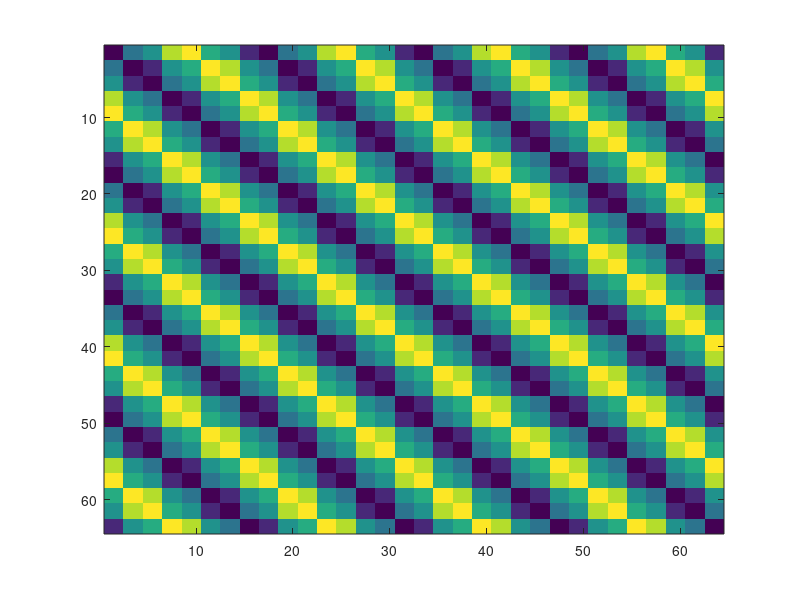
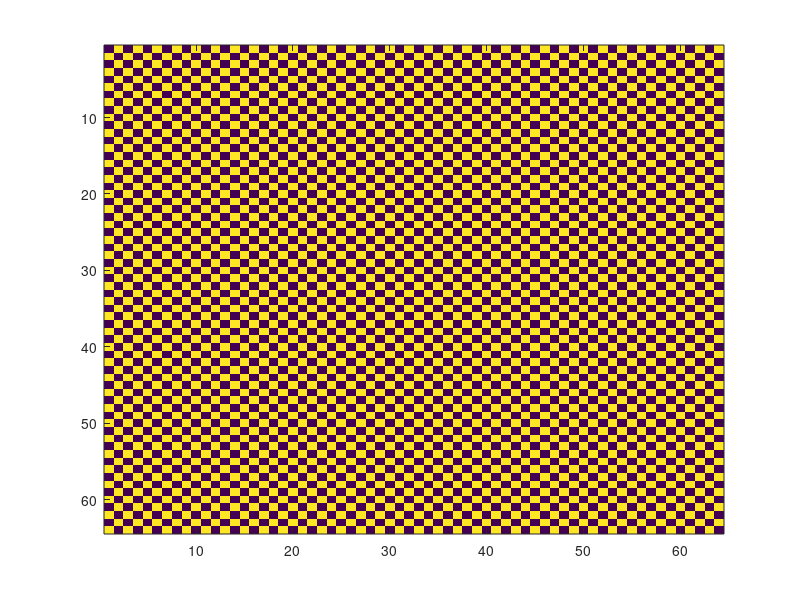
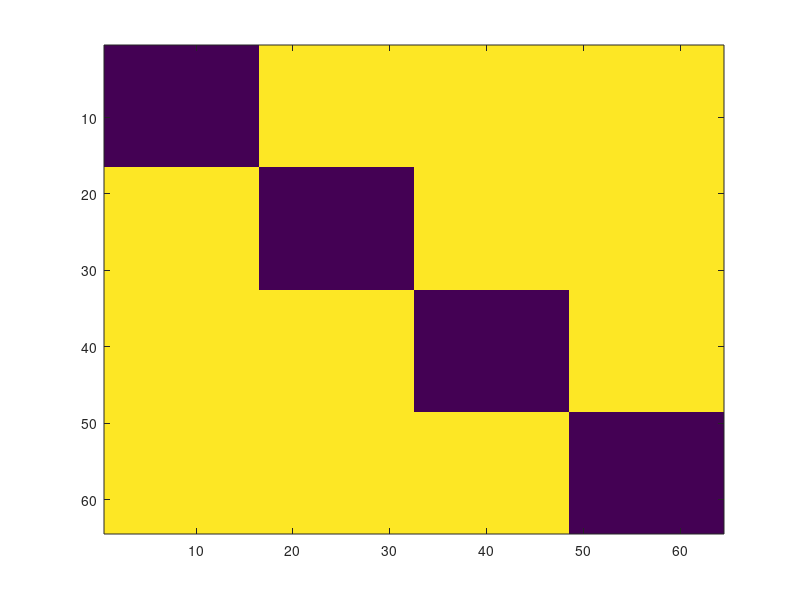
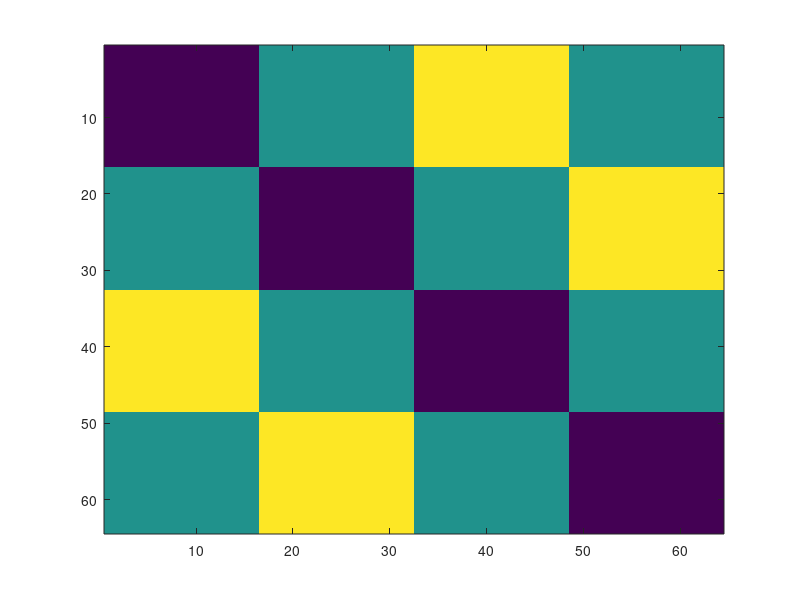

Source code (MATLAB) for these figures, in order:
%% set up

close all;
clearvars;
clc;

fprintf('setting up %s\n', mfilename);

rootdir = '\\cbsu\data\Group\Woolgar-Lab\projects\Dorian\EvAccum'; % root directory

%% do stimulus matrix

% test rule entry values (entered as prompted in script)
d.easy_rule = 80;
d.hard_rule = 10;

% how many blocks
p.num_blocks = 20;

% trial settings (*p.stim_mat* = parameter required to calculate stimulus condition matrix)
p.num_trials_per_block = 64; % *p.stim_mat*
p.num_cues = 4; % *p.stim_mat*
p.num_motion_coherence = 8; % *p.stim_mat*
p.cue_directions = 45:90:315; % *p.stim_mat* - refers to the direction of the upward arrow of the doublesided arrow cue in stimdir
p.dot_motion_directions = union([p.cue_directions+d.easy_rule],[p.cue_directions+d.hard_rule]); % *p.stim_mat* - adds easy rule and hard rule to each cue, then puts them in a vector sorted low to high

% create matrix specifying stimulus conditions per trial:
%  1)  cue direction (1-4)
%  2)  cue direction in degrees
%  3)  dot motion direction condition (1-8)
%  4)  dot motion direction in degrees
%  5)  coherence difficulty (1 = easy, 2 = hard)
%  6)  matching distance from cue direction (absolute value) - used to calc match and match difficulty
%  7)  match blue (1) or match orange (2)
%  8)  matching difficulty (1 = easy, 2 = difficult)
%  9)  gives you a unique number for each trial condition
% 10)  gives a number based on 9 for meg triggers
% note: if you try to test with two matching angles that are the same, you
%       will get an error, so make them different by at least 1 degree. this is
%       because we use 'union()' to calc matching distance from cue direction.

% create matrix
p.stim_mat = zeros(p.num_trials_per_block,10);

% create columns
p.stim_mat(:,1) = sort(repmat(1:p.num_cues,[1,p.num_trials_per_block/p.num_cues]));
p.stim_mat(:,2) = p.cue_directions(p.stim_mat(:,1));
p.stim_mat(:,3) = repmat(sort(repmat(1:p.num_motion_coherence,[1,p.num_trials_per_block/p.num_cues/p.num_motion_coherence])),[1,p.num_cues]);
p.stim_mat(:,4) = p.dot_motion_directions(p.stim_mat(:,3));
temp = p.stim_mat(:,4);
temp(temp > 360) = temp(temp > 360) - 360;
p.stim_mat(:,4) = temp; clear temp;
p.stim_mat(:,5) = repmat(sort(repmat(1:2,[1,p.num_trials_per_block/p.num_cues/p.num_motion_coherence/2])),[1,p.num_cues*p.num_motion_coherence]);
dist = abs([p.stim_mat(:,4)-360,p.stim_mat(:,4),p.stim_mat(:,4)+360]-repmat(p.stim_mat(:,2),[1,3]));
p.stim_mat(:,6) = min(dist,[],2);
p.stim_mat(:,7) = (p.stim_mat(:,6)>90)+1;
p.stim_mat(:,8) = ~((p.stim_mat(:,6)==min(p.stim_mat(:,6)))|(p.stim_mat(:,6)==max(p.stim_mat(:,6))))+1;
p.stim_mat(:,9) = 1:length(p.stim_mat(:,9));
p.stim_mat(:,10) = p.stim_mat(:,9)+[0:2:127]'+5;

% clear floating variables
clear dist;

% shuffle the trial condition order for each block into 'd.stim_mat_all' then re-sort by cue
% for block=1:p.num_blocks
%     d.stim_mat_all(:,:,block) = p.stim_mat(Shuffle(1:p.num_trials_per_block),:);
%     d.stim_mat_all(:,:,block) = sortrows(d.stim_mat_all(:,:,block),1);
% end
% clear floating variables
clear block;

%% RDM - stimulus distance

mat1 = repmat(p.stim_mat(:,4),1,64); % repeat column 3 (cue direction code) for trial columns

mat2 = repmat(p.stim_mat(:,4)',64,1); % repeat column 3 transposed for trial rows

mat3 = mod(mat1-mat2,360); % normalised difference between angles

rdm_stim = min(360-mat3,mat3); % the smallest of the two differences between angles

clear mat1 mat2 mat3

imagesc(rdm_stim);
savefig('rdm_stim')

%% RDM - coherence

mat1 = repmat(p.stim_mat(:,5),1,64);

mat2 = repmat(p.stim_mat(:,5)',64,1);

rdm_coh = mat1~=mat2; % if not equal, 1 (dissimilar) else 0

clear mat1 mat2

imagesc(rdm_coh);
savefig('rdm_coh')

%% RDM - cue

mat1 = repmat(p.stim_mat(:,1),1,64); % repeat cue code for trials as columns

mat2 = repmat(p.stim_mat(:,1)',64,1); % repeat cue code for trials as rows

rdm_cue = mat1~=mat2; % if they aren't equal, then 1 (dissimilar) otherwise 0

imagesc(rdm_cue);
savefig('rdm_cue');

%% RDM - decision boundary

rdm_decbdry = abs(mat1-mat2); % minus one from the other to get dissimilarity

rdm_decbdry(rdm_decbdry == 3) = 1;

clear mat1 mat2

imagesc(rdm_decbdry);
savefig('rdm_ruledec');

%% RDM - rule difficulty

mat1 = repmat(p.stim_mat(:,8),1,64); % repeat difficulty for trial cols

mat2 = repmat(p.stim_mat(:,8)',64,1); % repeat difficulty for trial rows

rdm_rulediff = mat1~=mat2; % if not equal, 1 (dissimilar) else 0

clear mat1 mat2

imagesc(rdm_rulediff);
savefig('rdm_rulediff');

%% RDM - response

mat1 = repmat(p.stim_mat(:,7),1,64); % repeat for trial columns

mat2 = repmat(p.stim_mat(:,7)',64,1); % repeat for trial rows

rdm_resp = mat1~=mat2; % if not equal, 1 (dissimilar) else 0

clear mat1 mat2

imagesc(rdm_resp);
savefig('rdm_resp');

%% RDM - decision

% then you need to do two more:
% 1. decisions made - so 1-4 cue one is different from 3-6 cue 2 and 5-8 cue 3 and 7-2 cue 4
% 2. decisions made detail - so 1-4 cue one is LESS different to 3-6 cue 2 THAN 5-8 cue 3

rdm_dec = rdm_decbdry;

for i1 = 1:length(rdm_dec(:,1))
    for i2 = 1:length(rdm_dec(1,:))
        if rdm_resp(i1,i2) == 1 && rdm_dec(i1,i2) == 0
            rdm_dec(i1,i2) = 2;
        elseif rdm_resp(i1,i2) == 1 &&  rdm_dec(i1,i2) == 2
            rdm_dec(i1,i2) = 0;
        end
    end
end

rdm_dec_equal = rdm_decbdry;

for i1 = 1:length(rdm_dec_equal(:,1))
    for i2 = 1:length(rdm_dec_equal(1,:))
        if rdm_resp(i1,i2) == 1 && rdm_dec_equal(i1,i2) == 0
            rdm_dec_equal(i1,i2) = 2;
        elseif rdm_resp(i1,i2) == 1 &&  rdm_dec_equal(i1,i2) == 2
            rdm_dec_equal(i1,i2) = 1;
        end
    end
end

imagesc(rdm_dec);
savefig('rdm_dec');

imagesc(rdm_dec_equal);
savefig('rdm_dec_equal');

%% show all figures

% create subplot and map rdms to it
figure
visualise(1)=subplot(4,2,1);
imagesc(rdm_stim);
visualise(2)=subplot(4,2,2);
imagesc(rdm_coh);
visualise(3)=subplot(4,2,3);
imagesc(rdm_cue);
visualise(4)=subplot(4,2,4);
imagesc(rdm_decbdry);
visualise(5)=subplot(4,2,5);
imagesc(rdm_rulediff);
visualise(6)=subplot(4,2,6);
imagesc(rdm_resp);
visualise(7)=subplot(4,2,7);
imagesc(rdm_dec);
visualise(8)=subplot(4,2,8);
imagesc(rdm_dec_equal);

% add a legend
t(1)=title(visualise(1),'stimulus');
t(5)=title(visualise(2),'coherence difficulty');
t(2)=title(visualise(3),'cue');
t(3)=title(visualise(4),'decision boundary');
t(4)=title(visualise(5),'rule difficulty');
t(5)=title(visualise(6),'response');
t(5)=title(visualise(7),'decision');
t(5)=title(visualise(8),'decision treated equal');